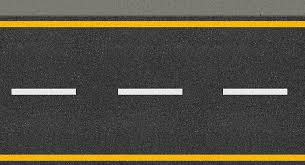
#> input picture test/image/road.jpg, 305 x 165 px
$ python 7_1_HSV.py
#> lines starting #> are read from the running program, lines starting #| are printed output that depends on the picture; after the words box and inside, x2 and y2 are one past the last pixel; in counts of white or black regions, pixels touching at a corner belong together
import cv2
import numpy as np

image_path = './image/road.jpg'
original_image = cv2.imread(image_path)
#> original_image is the input picture: shape (165, 305, 3); mean B, G, R 65.4, 78.6, 83.3
hsv_image = cv2.cvtColor(original_image,cv2.COLOR_BGR2HSV)
#> hsv_image: shape (165, 305, 3); mean H, S, V 13.8, 28, 83.6

yellow_lower = np.array([20,100,100])
yellow_upper = np.array([30,255,255])

white_lower = np.array([0,0,200])
white_upper = np.array([180,25,255])

def yellow_filter(image):
    yellow_mask  = cv2.inRange(hsv_image,yellow_lower,yellow_upper)
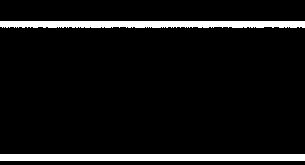
#> yellow_mask: shape (165, 305); 8.2% white; 2 white regions, box (x1, y1, x2, y2) and area: (0, 154, 305, 161) 2135, (0, 21, 305, 28) 2000
    yellow_image = cv2.bitwise_and(image,image,mask=yellow_mask)
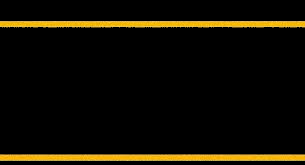
#> yellow_image: shape (165, 305, 3); mean B, G, R 2.9, 14.1, 18.3
    cv2.imshow('yellow_image',yellow_image)
    return yellow_image

def white_filter(image):
    white_mask  = cv2.inRange(hsv_image,white_lower,white_upper)
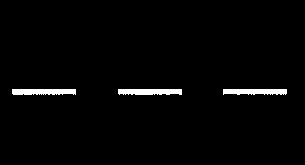
#> white_mask: shape (165, 305); 2.1% white; 3 white regions, box (x1, y1, x2, y2) and area: (12, 89, 76, 95) 356, (118, 89, 182, 95) 356, (223, 89, 287, 95) 338
    white_image = cv2.bitwise_and(image,image,mask=white_mask)
    cv2.imshow('white_image',white_image)
    return white_image

def combine_filter(image):
    yellow_mask = cv2.inRange(hsv_image,yellow_lower,yellow_upper)
    white_mask = cv2.inRange(hsv_image,white_lower,white_upper)
    combined_mask = cv2.bitwise_or(yellow_mask,white_mask)
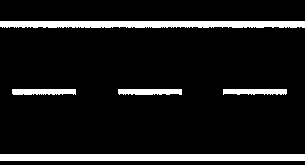
#> combined_mask: shape (165, 305); 10.3% white; 5 white regions, box (x1, y1, x2, y2) and area: (0, 154, 305, 161) 2135, (0, 21, 305, 28) 2000, (12, 89, 76, 95) 356, (118, 89, 182, 95) 356, (223, 89, 287, 95) 338
    combined_image = cv2.bitwise_and(image,image,mask=combined_mask)
    cv2.imshow('combined_image',combined_image)
    return combined_image

yellow_image = yellow_filter(original_image)
white_image = white_filter(original_image)
combined_image = combine_filter(original_image)

cv2.imshow('original_image',original_image)
cv2.waitKey(0)
cv2.destroyAllWindows()
